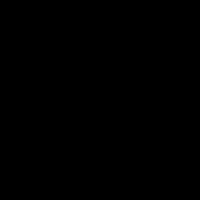
Frame 1 (no input)
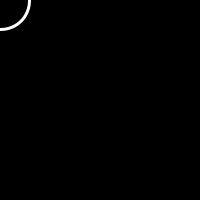
Frame 60 (the mouse pressed at the canvas centre just before this capture)
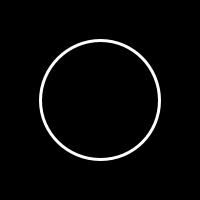
Frame 120 (the mouse held since frame 60 and released just before this capture)

The Processing sketch that drew these frames (run headless with seeded random() and noise(); from frame 60 on, the mouse is pressed at the canvas centre):

// Processing sketch: sketch_sep26a_circleGrow_circleShrink
// ── sketch_sep26a_circleGrow_circleShrink.pde
// Jason Stephens
// Introduction To Computational Media (ICM)
// Week:3_Practice_cirlceGrow and shrinking
// ITP - Fall 2010


int circlegrow = 0;
int speed = 1;
int circlegrowX = 100;
int circlegrowY = 100;

void setup(){
  size(200,200);
  smooth();
  background(0);
}

void draw(){
  background(0);
  strokeWeight(3);
  stroke(255);
  fill(0);
  ellipse(mouseX,mouseY,circlegrow,circlegrow);
  circlegrow = circlegrow + speed;
  if ((circlegrow > 200) || (circlegrow < 0)) {
    speed = speed * -1;
  }
}
